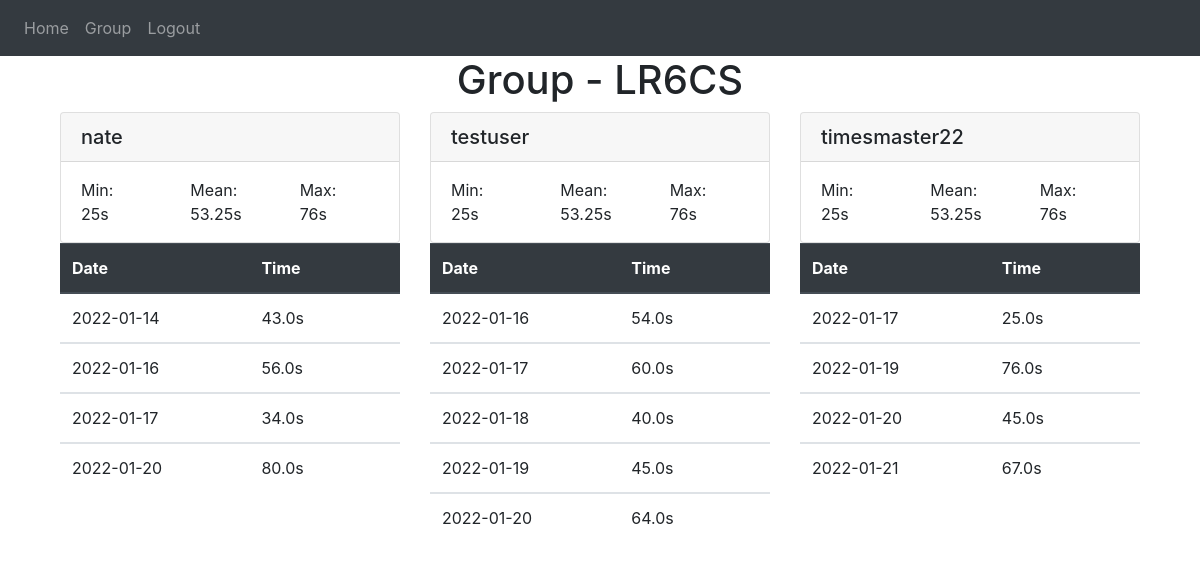
/group (signed in), run on the app's committed database.
### times mini tracker/website/models.py (models this page shows)
class Group(db.Model, UserMixin):
    id = db.Column(db.Integer, primary_key=True)
    key = db.Column(db.String(150), unique=True)
    users = db.relationship('User', backref="group", lazy='select')

class User(db.Model, UserMixin):
    id = db.Column(db.Integer, primary_key=True)
    username = db.Column(db.String(150), unique=True)
    password = db.Column(db.String(150))
    first_name = db.Column(db.String(150))
    avg_time = db.Column(db.Integer)
    min = db.Column(db.Integer)
    max = db.Column(db.Integer)
    entries = db.relationship('Entry')
    group_id = db.Column(db.Integer, db.ForeignKey('group.id'))

class Entry(db.Model):
    id = db.Column(db.Integer, primary_key=True)
    data = db.Column(db.Float(10))
    mini_date = db.Column(db.String(10))
    date = db.Column(db.DateTime(timezone=True), default=func.now())
    user_id = db.Column(db.Integer, db.ForeignKey('user.id'))

### times mini tracker/website/views.py (the view)
@views.route('/group', methods=['GET', 'POST'])
@login_required
def group():
    group = Group.query.filter_by(id=current_user.group_id).first()
    for user in group.users:
        print(user.username,user.min,user.id)
    return render_template("group.html", user=current_user, group=group)

### times mini tracker/website/__init__.py (called while the page is built)
def create_app():
    app = Flask(__name__)
    app.config['SECRET_KEY'] = 'hjsdhj0hd04fgh65gf70dj6dhjs'
    app.config['SQLALCHEMY_DATABASE_URI'] = f'sqlite:///{DB_NAME}'
    db.init_app(app)
    from .views import views
    from .auth import auth
    app.register_blueprint(views, url_prefix='/')
    app.register_blueprint(auth, url_prefix='/')
    from .models import User, Entry, Group
    create_database(app)
    login_manager = LoginManager()
    login_manager.login_view = 'auth.login'
    login_manager.init_app(app)
    @login_manager.user_loader
    def load_user(id):
        return User.query.get(int(id))
    return app

### times mini tracker/website/templates/group.html
{% extends "base.html" %} {% block title %}Group{% endblock %} {% block content
%}
<h1 align="center">Group - {{ group.key }}</h1>
<div class="container">
  <div class="row">
    <div class="col-sm">
      <div class="card">
        <h5 class="card-header">{{ user.first_name }}</h5>
        <div class="card-body py-md-0">
          <p class="card-text">
            <div class="row">
                <div class="col">Min: <br> {{ user.min | string + "s" }}</div>
                <div class="col">Mean: <br> {{ user.avg_time | string + "s" }}</div>
                <div class="col">Max: <br> {{ user.max | string + "s" }}</div>
              </div></p>
        </div>
      </div>
      <table class="table" id="entries">
        <thead class="thead-dark">
          <tr>
            <th scope="col">Date</th>
            <th scope="col">Time</th>
            <th></th>
          </tr>
        </thead>
        {% for entry in user.entries %}
        <tbody>
          <tr>
            <td>{{ entry.mini_date }}</td>
            <td>{{ entry.data | string + "s" }}</td>
          </tr>
          {% endfor %}
        </tbody>
      </table>
    </div>
    {% for userx in group.users %} {% if userx != user %}
    <div class="col-sm">
      <div class="card">
        <h5 class="card-header">{{ userx.username }}</h5>
        <div class="card-body py-md-0">
          <p class="card-text">
            <div class="row">
                <div class="col">Min: <br> {{ userx.min | string + "s" }}</div>
                <div class="col">Mean: <br> {{ userx.avg_time | string + "s" }}</div>
                <div class="col">Max: <br> {{ userx.max | string + "s" }}</div>
              </div></p>
        </div>
      </div>
      <table class="table" id="entries">
        <thead class="thead-dark">
          <tr>
            <th scope="col">Date</th>
            <th scope="col">Time</th>
            <th></th>
          </tr>
        </thead>
        {% for entry in userx.entries %}
        <tbody>
          <tr>
            <td>{{ entry.mini_date }}</td>
            <td>{{ entry.data | string + "s" }}</td>
          </tr>
          {% endfor %}
        </tbody>
      </table>
    </div>
    {% endif %}{% endfor %}
  </div>
      </div>
</div>
{% endblock %}

### data on the page
Group: key "LR6CS"
User: first_name "nate", min "25s", avg_time "53.25s", max "76s"
Entry: mini_date "2022-01-14", data "43.0s"
Entry: mini_date "2022-01-16", data "56.0s"
Entry: mini_date "2022-01-17", data "34.0s"
Entry: mini_date "2022-01-20", data "80.0s"
User: username "testuser", min "25s", avg_time "53.25s", max "76s"
Entry: mini_date "2022-01-16", data "54.0s"
Entry: mini_date "2022-01-17", data "60.0s"
Entry: mini_date "2022-01-18", data "40.0s"
Entry: mini_date "2022-01-19", data "45.0s"
Entry: mini_date "2022-01-20", data "64.0s"
User: username "timesmaster22", min "25s", avg_time "53.25s", max "76s"
Entry: mini_date "2022-01-17", data "25.0s"
Entry: mini_date "2022-01-19", data "76.0s"
Entry: mini_date "2022-01-20", data "45.0s"
Entry: mini_date "2022-01-21", data "67.0s"
